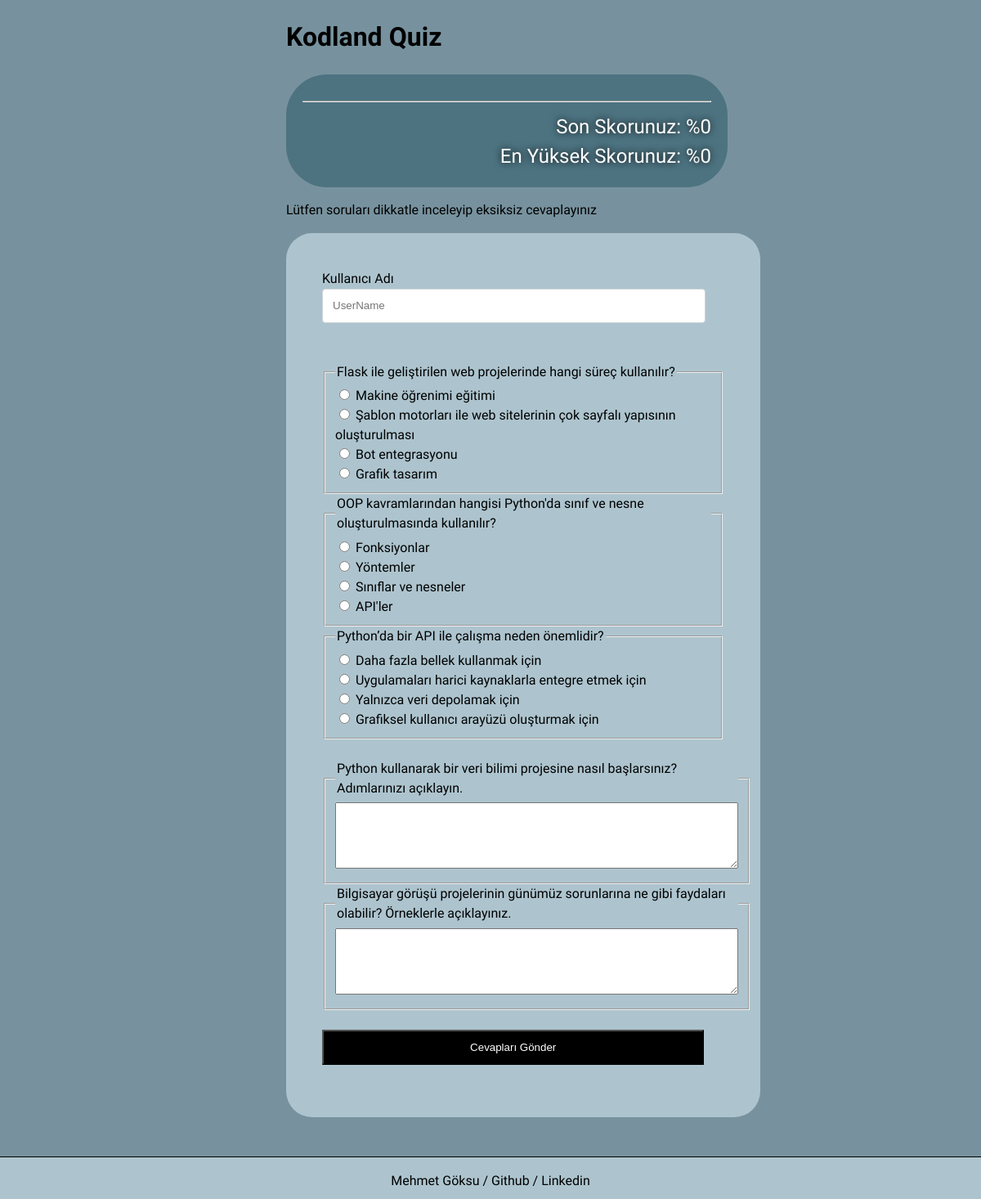
The page / on the database its author committed.
### models.py (models this page shows)
class Question(db.Model):
    __tablename__ = 'questions'
    id = db.Column(db.Integer, primary_key=True)
    is_multiple_choice = db.Column(db.Boolean, nullable=False)
    topic = db.Column(db.String(100), nullable=False)
    question_text = db.Column(db.String(200), nullable=False)
    choices = db.relationship('Choice', backref='question', lazy=True)

class Choice(db.Model):
    __tablename__ = 'choices'
    id = db.Column(db.Integer, primary_key=True)
    question_id = db.Column(db.Integer, db.ForeignKey('questions.id'), nullable=False)
    choice_text = db.Column(db.String(200), nullable=False)
    is_correct = db.Column(db.Boolean, nullable=False)

### app.py (the view)
@app.route('/')
def index():
    username = request.cookies.get('username', '')
    multiple_choice_questions = Question.query.filter_by(is_multiple_choice=True).all()
    selected_questions = random.sample(multiple_choice_questions, questionCount) if len(multiple_choice_questions) > questionCount else multiple_choice_questions
    open_ended_questions = Question.query.filter_by(is_multiple_choice=False).all()
    if username:
        submit_records = Submit.query.filter_by(username=username).order_by(Submit.submit_date.desc()).all()
        highest_score = max(submit.score for submit in submit_records) if submit_records else 0
        last_score = submit_records[0].score if submit_records else 0
    else:
        highest_score, last_score = 0, 0
    highest_score = int(highest_score) if highest_score == 100 else round(highest_score, 2)
    last_score = int(last_score) if last_score == 100 else round(last_score, 2)
    return render_template('index.html', multiple_choice_questions=selected_questions, open_ended_questions=open_ended_questions, highest_score=highest_score, last_score=last_score, username=username)

### templates/index.html (shortened to what this page needs)
<!DOCTYPE html>
<html>
<head>
    <link rel="stylesheet" href="{{ url_for('static', filename='style.css') }}">
    <link rel="stylesheet" href="https://cdnjs.cloudflare.com/ajax/libs/toastr.js/latest/toastr.min.css">
</head>
<body>
    <h1 id="title">Kodland Quiz</h1>
    <div style="background-color: rgb(36, 87, 103, 0.5);
    border-radius: 50px;
    padding: 20px;
    width: 100% !important;"
    <a style="font-weight: 700;" class="score-text">{{username}}</a>
    <hr>
    <div class="score-div">Son Skorunuz:<a class="score-text"> %{{last_score}}</a></div>
    <div class="score-div">En Yüksek Skorunuz: <a class="score-text"> %{{highest_score}}</a></div>
</div>
<p id="description">Lütfen soruları dikkatle inceleyip eksiksiz cevaplayınız</p>
    <form id="survey-form" method="POST" action="/submit">
        <div class="input-headings">
            <label for="username" id="name-label">Kullanıcı Adı</label>
            <input id="username" type="text" name="username" placeholder="UserName" class="form-inputs" required>
            <br>
            <br>
            {% include 'partials/multiple_choice.html' %}
            <br>
            {% include 'partials/open_ended.html' %}
            <br>
            <input id="submit" type="submit" value="Cevapları Gönder" class="submit-button">
        </div>
    </form>
</body>
<div class="footer">
    <p>Mehmet Göksu / <a href="https://github.com/UtariD86">Github</a>  / <a href="https://www.linkedin.com/in/mehmet-g%C3%B6ksu-b40a5423a/">Linkedin</a>  </p>
</div>
</html>

### templates/partials/multiple_choice.html
<div id="multiple-choice-section">
    {% for question in multiple_choice_questions %}
    <fieldset>
        <legend>{{ question.question_text }}</legend>
        {% for choice in question.choices %}
        <input type="radio" id="choice_{{ choice.id }}" name="question_{{ question.id }}" value="{{ choice.id }}">
        <label for="choice_{{ choice.id }}">{{ choice.choice_text }}</label>
        <br>
        {% endfor %}
    </fieldset>
    {% endfor %}
</div>

### templates/partials/open_ended.html
<div id="open-ended-section">
    {% for question in open_ended_questions %}
    <fieldset>
        <legend>{{ question.question_text }}</legend>
        <textarea name="question_{{ question.id }}" rows="5" cols="59"></textarea>
    </fieldset>
    {% endfor %}
</div>

### static/style.css (style rules this page uses)
body { font-family: 'Comfortaa', cursive; line-height: 1.5; background-color:#77929e; width: 500px; margin: auto; min-height: 100vh; padding-bottom: 100px; }
form { background:#ADC4CE; padding: 2.5rem 2.5rem; border-radius: 2rem; width: 500px; margin: auto; }
.input-headings { margin: 0 auto 1.25rem auto; padding: 0.25rem; }
.form-inputs { display: block; width: 90%; height: 2rem; padding: 0.25rem 0.75rem; background-color: #fff; border: 1px solid #ced4da; border-radius: 0.25rem; }
.submit-button { width: 95%; padding: 0.75rem; background: black; color: white; cursor: pointer; }
.footer { position: fixed; bottom: 0; left: 0; width: 100%; background-color: #adc4ce; border-top: 1px solid black; text-align: center; padding-bottom: 20px; padding-top: 1px; font-family: 'Comfortaa', sans-serif; height: 30px; color: black; }
.footer a { color: black; text-decoration: none; }
.score-div { text-align: right; border-radius: 50px; color: white; text-shadow: black 0 0 10px; }
.score-text { font-size: x-large !important; }

### rows shown on the page
Question: question_text "Flask ile geliştirilen web projelerinde hangi süreç kullanılır?"
Choice: choice_text "Makine öğrenimi eğitimi"
Choice: choice_text "Şablon motorları ile web sitelerinin çok sayfalı yapısının oluşturulması"
Choice: choice_text "Bot entegrasyonu"
Choice: choice_text "Grafik tasarım"
Question: question_text "OOP kavramlarından hangisi Python'da sınıf ve nesne oluşturulmasında kullanılır?"
Choice: choice_text "Fonksiyonlar"
Choice: choice_text "Yöntemler"
Choice: choice_text "Sınıflar ve nesneler"
Choice: choice_text "API'ler"
Question: question_text "Python’da bir API ile çalışma neden önemlidir?"
Choice: choice_text "Daha fazla bellek kullanmak için"
Choice: choice_text "Uygulamaları harici kaynaklarla entegre etmek için"
Choice: choice_text "Yalnızca veri depolamak için"
Choice: choice_text "Grafiksel kullanıcı arayüzü oluşturmak için"
Question: question_text "Python kullanarak bir veri bilimi projesine nasıl başlarsınız? Adımlarınızı açıklayın."
Question: question_text "Bilgisayar görüşü projelerinin günümüz sorunlarına ne gibi faydaları olabilir? Örneklerle açıklayınız."

### other values the page prints
{{ last_score }} "0"
{{ highest_score }} "0"
